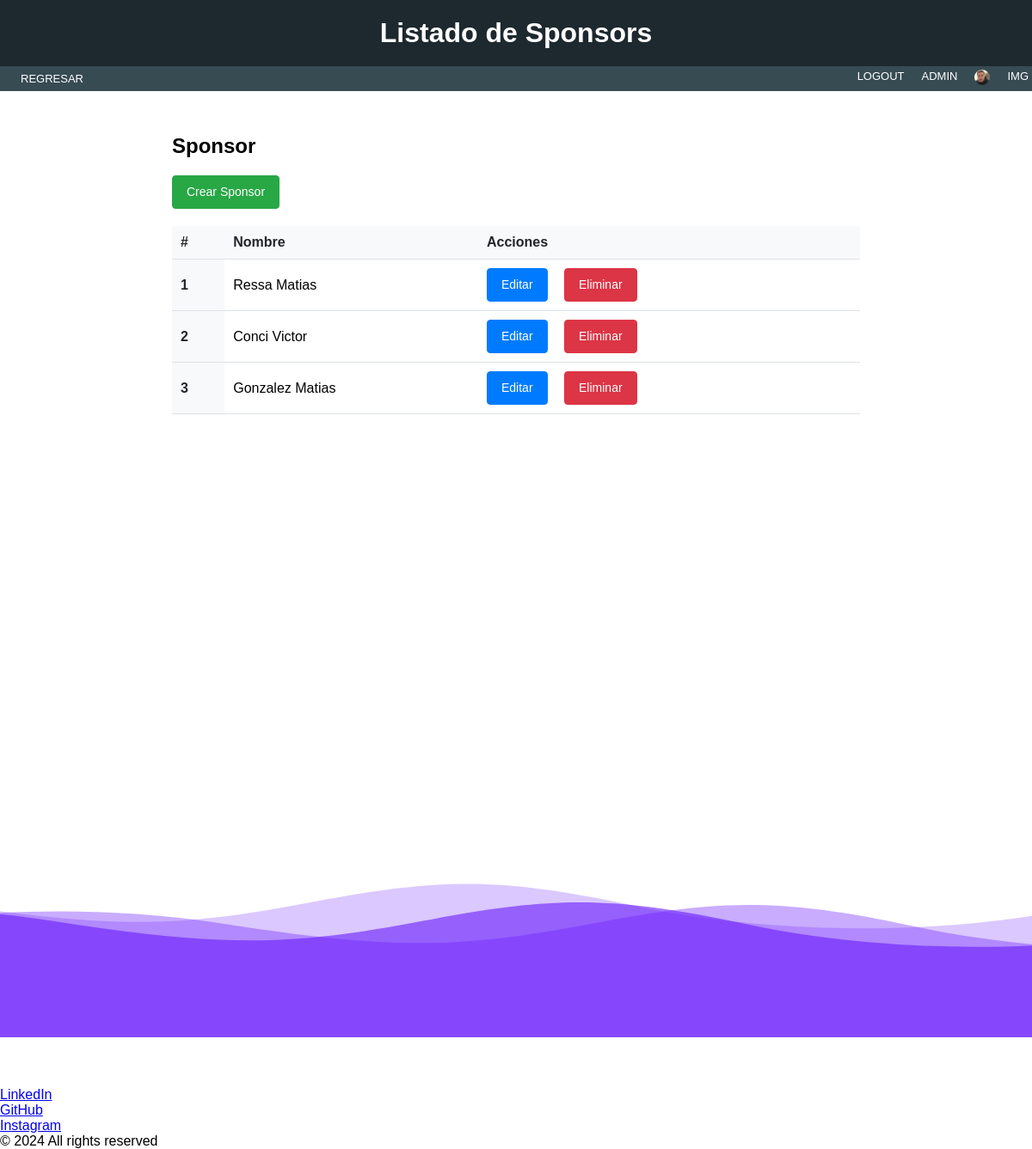
/Projects/sponsor-list/ (signed in), run on the app's committed database.
### Projects/models.py (models this page shows, shortened)
class Avatar(models.Model):
    user = models.OneToOneField(User, on_delete=models.CASCADE, related_name='avatar')
    image = models.ImageField(upload_to='avatars/')

class Sponsor(models.Model):
    nombre = models.CharField(max_length=20)

### Projects/views.py (the view)
# urls.py: path("sponsor-list/", SponsorListView.as_view(), name="list_sponsor"),
class SponsorListView(LoginRequiredMixin, ListView):
    model = Sponsor
    template_name = "Projects/master/list_detail_sponsor.html"
    context_object_name = "LIST_DETAIL_SPONSOR"

### Projects/templates/Projects/master/list_detail_sponsor.html (shortened to what this page needs)
{% extends 'Projects/base.html' %} {% load static %}  {% block h1 %}
<h1>Listado de Sponsors</h1>
{% endblock %} {% block nav %}
<link
  rel="stylesheet"
  href="{% static 'Projects/css/styles_list_lider_sponsor.css' %}"
/>
<ul>
  <li><a href="{% url 'list_cards' %}">REGRESAR</a></li>
</ul>
{% endblock %} {% block content %}
<section class="py-5">
  <div class="container">
    <div class="d-flex justify-content-between align-items-center mb-3">
      <h2 class="mb-0">Sponsor</h2>
      <a href="{% url 'create_sponsor' %}" class="btn btn-success"
        >Crear Sponsor</a
      >
    </div>
    <table class="table">
      <thead>
        <tr>
          <th scope="col">#</th>
          <th scope="col">Nombre</th>
          <th scope="col">Acciones</th>
        </tr>
      </thead>
      <tbody>
        {% if LIST_DETAIL_SPONSOR %} {% for sponsor in LIST_DETAIL_SPONSOR %}
        <tr>
          <th scope="row">{{ forloop.counter }}</th>
          <td>{{ sponsor.nombre }}</td>
          <td>
            <a
              href="{% url 'update_sponsor' sponsor.id %}"
              class="btn btn-primary btn-sm"
              >Editar</a
            >
            <a
              href="{% url 'delete_sponsor' sponsor.id %}"
              class="btn btn-primary btn-sm btn-danger"
              >Eliminar</a
            >
          </td>
        </tr>
        {% endfor %} {% else %}
        <tr>
          <td colspan="3">No hay Líderes.</td>
        </tr>
        {% endif %}
      </tbody>
    </table>
  </div>
</section>
{% endblock %}

### Projects/templates/Projects/base.html (shortened to what this page needs)
{% load static %}
<!DOCTYPE html>
<html lang="en">
  <head>
    <link rel="stylesheet" href="{% static 'Projects/css/styles_title.css' %} " />
  </head>
  <body>
    <header>
      <div class="header-container">{% block h1 %} {% endblock h1 %}</div>
    </header>
    <nav>
      <div class="left-menu">
        {% block nav %} {% endblock nav %}
      </div>
      {% if user.is_authenticated %}
      <div class="right-menu">
        <ul>
          <li><a href="{% url 'logout' %}">LOGOUT</a></li>
        </ul>
        <ul>
          <li><a href="{% url 'edit_user' %}">{{ user|upper }}</a></li>
        </ul>
        <ul>
          {% if user.avatar.image %}
          <li><img src="{{ user.avatar.image.url }}" alt="Avatar" style="height: 18px; width: 18px; border-radius: 50%;"></li>
          {% endif %}
        </ul>
        <ul>
          <li><a href="{% url 'avatar_add' %}">IMG</a></li>
        </ul>
      {% endif %}
    </nav>
    <main>{% block content %} {% endblock content %}</main>
  </body>
  <footer>
      <div class="background">
      </div>
      <section>
        <ul class="socials">
          <li><a class="fa-brands fa-x-twitter"></a></li>
          <li><a class="fa-brands fa-facebook"></a></li>
          <li><a class="fa-brands fa-linkedin"></a></li>
        </ul>
        <ul class="links">
          <li><a href="https://www.linkedin.com/in/matiasagustingonzalez" target="_blank">LinkedIn</a></li>
          <li><a href="https://github.com/MatiasAgustinGonzalez" target="_blank">GitHub</a></li>
          <li><a href="https://www.instagram.com/_matiagus" target="_blank">Instagram</a></li>
        </ul>
        <p class="legal">© 2024 All rights reserved</p>
      </section>
    </footer>
</html>

### Projects/static/Projects/css/styles_title.css (style rules this page uses)
* { margin: 0; padding: 0; box-sizing: border-box; }
.header-container { background-color: #1d292f; color: #fff; text-align: center; font-family: sans-serif; padding: 20px; }
nav { background-color: #374b53; color: #fff; font-family: sans-serif; padding: 4px; display: flex; justify-content: space-between; align-items: center; }
.left-menu { display: flex; }
.right-menu { display: flex; }
nav ul { list-style-type: none; display: flex; justify-content: flex-end; font-size: 13px; }
nav li { margin-left: 20px; cursor: pointer; }
nav a { color: #fff; text-decoration: none; }

### Projects/static/Projects/css/styles_list_lider_sponsor.css (style rules this page uses)
* { font-family: sans-serif; }
.table { width: 100%; border-collapse: collapse; }
.table th, .table td { padding: 10px; border-bottom: 1px solid #dee2e6; }
.table th { background-color: #f8f9fa; color: #212529; font-weight: 600; text-align: left; }
.table td { vertical-align: middle; }
.btn { display: inline-block; padding: 8px 16px; font-size: 14px; font-weight: 500; line-height: 1.5; text-align: center; text-decoration: none; cursor: pointer; border: 1px solid transparent; border-radius: 4px; transition: all 0.3s ease-in-out; }
.btn-primary { color: #fff; background-color: #007bff; border-color: #007bff; }
.btn-success { margin-bottom: 20px; color: #fff; background-color: #28a745; border-color: #28a745; }
.container { max-width: 800px; margin: 50px auto; }
.btn-danger { color: #fff; background-color: #dc3545; border-color: #dc3545; }
h2 { margin-bottom: 20px; }
.btn { margin-right: 15px; }

### data on the page
Sponsor: nombre "Ressa Matias"
Sponsor: nombre "Conci Victor"
Sponsor: nombre "Gonzalez Matias"

### other printed values
{{ user|upper }} "ADMIN"
